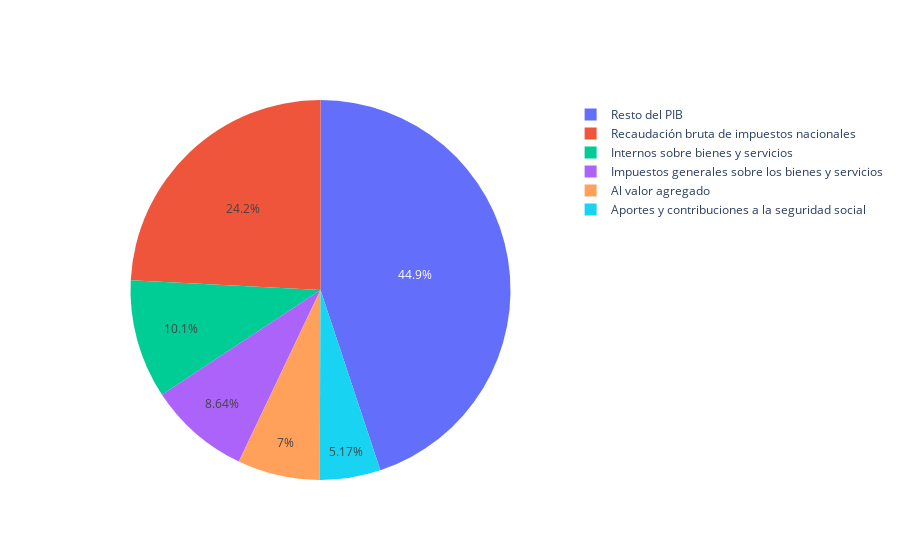

Notebook code for this chart:
### Code cell
plot_pie = go.Figure()

df_pie = top_5_x_pbi.drop(["Recaudación bruta total"],axis=1)

plot_pie.add_trace(go.Pie(labels=df_pie.columns, values=df_pie[df_pie.index == '2021'].sum()))
    

plot_pie

### Figure 1 — Plotly figure (JSON) as saved in the notebook; plotly's stock layout.template omitted (floating-point values rounded to 4 significant figures)
{"data": [{"labels": ["Recaudación bruta de impuestos nacionales", "Internos sobre bienes y servicios", "Impuestos generales sobre los bienes y servicios", "Al valor agregado", "Aportes y contribuciones a la seguridad social", "Resto del PIB"], "type": "pie", "values": [11210000.0, 4686000.0, 4004000.0, 3244000.0, 2398000.0, 20810000.0]}], "layout": {}}
